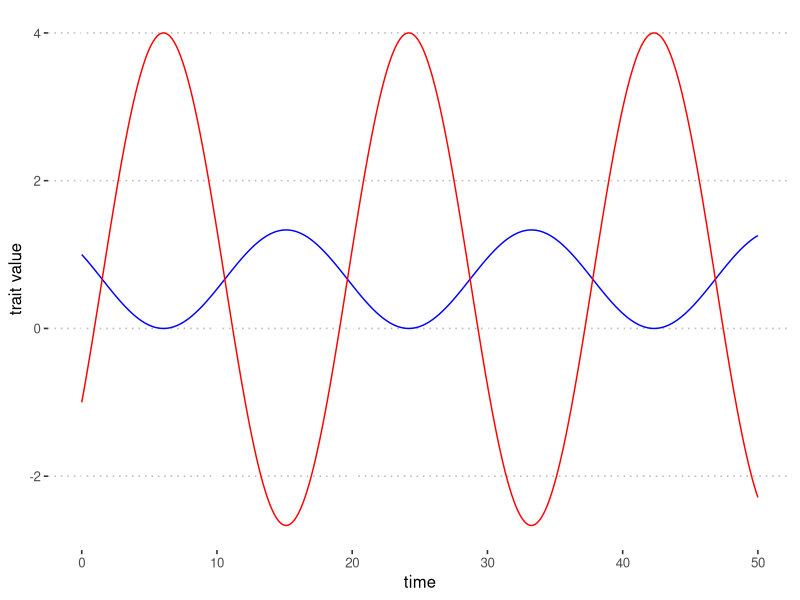

The R script that drew this image:
## ---- chunk 1
require(knitr)
require(kableExtra)
letterss <- c("\u03B4\u207D\u00B9\u207E",
  "\u03B4\u207D\u00B2\u207E",
  "\u212C\u2081\u207D\u00B9\u00B9\u207E",
  "\u212C\u2081\u207D\u00B2\u00B2\u207E",
  "\u212C\u2082\u207D\u00B9\u00B9\u207E",
  "\u212C\u2082\u207D\u00B2\u00B2\u207E",
  "\u212C\u2081\u207D\u00B2\u00B9\u207E",
  "\u212C\u2081\u207D\u00B9\u00B2\u207E",
  "\u212C\u2082\u207D\u00B2\u00B9\u207E",
  "\u212C\u2082\u207D\u00B9\u00B2\u207E")
pars <- data.frame(letterss,c(0.0, 0.0, 0.0, 0.0, 0.0, 0.0, -0.6, 0.1, 0.4, 0.5))
colnames(pars) <- c("parameter","value")
kable(pars,caption="Parameters for numerical example.") %>%
  kable_styling(position = "center")
## ---- chunk 2
require(deSolve)
require(ggplot2)
require(ggpubr)
twoDtrait <- function(t, state, parameters) {
  with(as.list(c(state, parameters)), {
    dz11 <-  B111*(z21-z11)+B112*(z22-z12)
    dz12 <-  B121*(z21-z11)+B122*(z22-z12)
    dz21 <-  B211*(z11-z21)+B212*(z12-z22)
    dz22 <-  B221*(z11-z21)+B222*(z12-z22)
    list(c(dz11, dz12, dz21, dz22))
  })
}

parameters <- c(B111 = 0.0, B112 = 0.1, B121 = -0.6, B122 = 0.0,
                B211 = 0.0, B212 = 0.5, B221 =  0.4, B222 = 0.0)
state      <- c(z11=1, z12=1, z21=-1, z22=-1)
times      <- seq(0, 50, by = 0.01)

cycles <- ode(y = state, times = times, func = twoDtrait, parms = parameters)
cycles <- data.frame(cycles)

ggplot(cycles,aes(x=time,y=z11))+geom_line(colour="blue")+
  geom_line(aes(y=z21),colour="red")+theme_pubclean()+
  ylab("trait value")+xlab("time")
